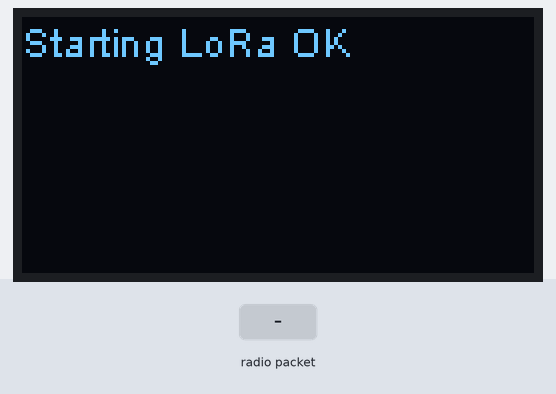
Recording of a sketch running on a simulated ESP32. Shown: 128×64 one-colour display. The inputs (shaded band) are chosen by the test bench. No radio packets arrive unless stated; what the sketch prints to the serial monitor is not drawn.

Above: at 2.2 s.
2.3 s: radio packet "1" arrives
At 2.8 s:
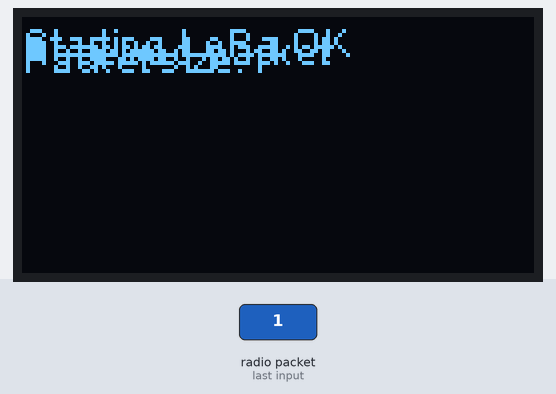
3.8 s: radio packet "0" arrives
At 5.1 s:
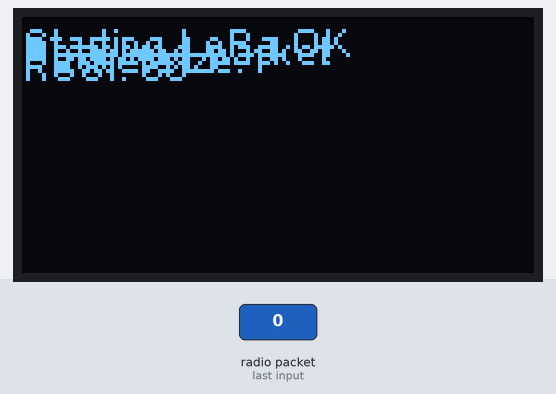
Timing chart, 0 to 6.8 s (numbered marks = the images above; inputs shaded):
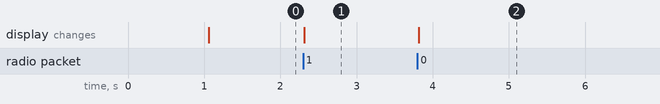

Measured:
- after the input at 2.3 s, the display: changes at once (image 1)
- after the input at 3.8 s, the display: changes at once (image 2)

The sketch:

esp32.mini.lora.201228.ino
```cpp
//Attention low upload speed- 460800

#include <LoRa.h>
#include <Wire.h>               // Only needed for Arduino 1.6.5 and earlier
#include "SSD1306Wire.h"        // legacy: #include "SSD1306.h"

// Initialize the OLED display using Arduino Wire:
SSD1306Wire display(0x3c, 12, 14);   // ADDRESS, SDA, SCL

String receivedText;
String receivedRssi;
// with LoRa modem RFM95 and green RFM board - int and RST to solder

#define SS       5 // 26     // D0 - to NSS
#define RST     15  //16     // D4  - RST
#define DI0     26      // D8 - INTR

#define SCK     18      // D5 - CLK
#define MISO    19      // D6 - MISO
#define MOSI    23      // D7 - MOSI
#define BAND    434E6

int sf=7;
long sbw=125E3;

char dbuff[24];

void setup() {
  Serial.begin(9600);
  SPI.begin(SCK, MISO, MOSI, SS);  // SCK, MISO, MOSI, SS
  LoRa.setPins(SS, RST, DI0);

  Serial.begin(9600);
  delay(1000);
  Serial.println();Serial.println();
  Serial.println("Starting LoRa Receiver");
  // Initialising the UI will init the display too.
  display.init();
  display.flipScreenVertically();
  display.setFont(ArialMT_Plain_10);

   display.setTextAlignment(TEXT_ALIGN_LEFT);
    display.setFont(ArialMT_Plain_10);
    display.drawString(0, 0, "Hello LoRa");
    display.setFont(ArialMT_Plain_16);
    display.drawString(0, 16, "LoRa receiver");
    display.setFont(ArialMT_Plain_24);
    display.drawString(0, 32, "Hello LoRa");
    display.display();

  if (!LoRa.begin(BAND)) {
    Serial.println("Starting LoRa failed!");
    display.clear();
    display.setFont(ArialMT_Plain_10);
    display.drawString(0, 0, "Starting LoRa failed");
    display.display();
    while (1);
  }
  else
   {
   Serial.println("Starting LoRa ok!");
   display.clear();
   display.setFont(ArialMT_Plain_10);
   display.drawString(0, 0, "Starting LoRa OK");
   display.display();
   LoRa.setSpreadingFactor(sf);
   LoRa.setSignalBandwidth(sbw);
   }
}

void loop() {
char buff[32];
  // try to parse packet
  int packetSize = LoRa.parsePacket();
  if (packetSize) {
    // received a packet
    Serial.print("Received packet '");
    display.drawString(0, 2, "Received packet");
    sprintf(buff,"Packet size:%d",packetSize);
    display.drawString(0, 4, buff);
    display.display();
    // read packet
    while (LoRa.available()) {
      receivedText = (char)LoRa.read();
      Serial.print(receivedText);
      char currentid[64];
      receivedText.toCharArray(currentid, 64);
    }

    // print RSSI of packet
    Serial.print("' with RSSI ");
    Serial.println(LoRa.packetRssi());
    receivedRssi = LoRa.packetRssi();
    char currentrs[64];
    receivedRssi.toCharArray(currentrs, 64);
    sprintf(buff,"RSSI:%s",currentrs);
    display.drawString(0, 6, buff);
  }

}
```
